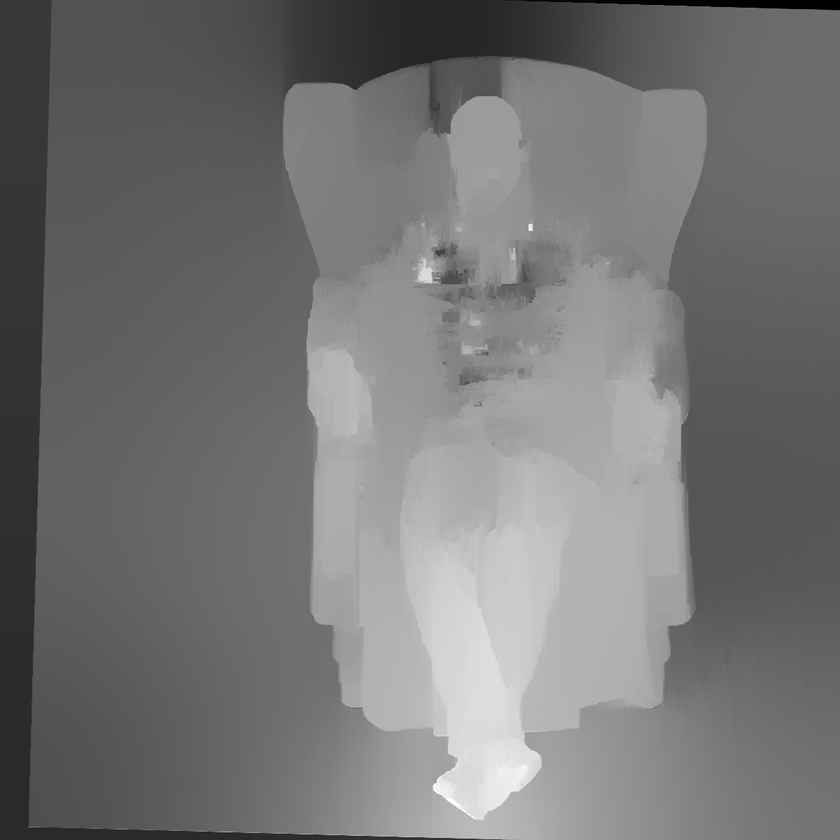
#> input picture Visao_Estereo/data/FurukawaPonce/disparidade.pgm, 840 x 840 px, shrunk from 1200 x 1200 before the run, found by its file name
$ python color.py
#> lines starting #> are read from the running program, lines starting #| are printed output that depends on the picture
# Autores: Matheus Teixeira de Sousa (teixeira.sousa@aluno.unb.br)
#          João Luiz Machado Júnior (180137158@aluno.unb.br)
# Disciplina: Princípios de Visão Computacional - turma A

import cv2 as cv
import matplotlib.pyplot as plt
import os.path

base = os.path.abspath(os.path.dirname(__file__))
if os.name == 'nt':
    base_new = base.replace('\\f_aux', '')
else:
    base_new = base.replace('/f_aux', '')

# Define o vetor da imagem e dos caminhos para a imagem
image = 'disparidade.pgm'
data = [os.path.join(base_new, 'data', 'Middlebury', 'Jadeplant-perfect'),
        os.path.join(base_new, 'data', 'Middlebury', 'Playtable-perfect')]

for i in range(len(data)):
    img = cv.imread(os.path.join(data[i], image), cv.IMREAD_UNCHANGED)
#> img is the input picture: shape (840, 840); min 0, max 255, mean 117.3

    # Mostra imagem de disparidades com mapa de cores, padrão "jet"
    plt.imshow(img, cmap='jet')
    plt.colorbar()
    plt.axis('off')
    plt.show()
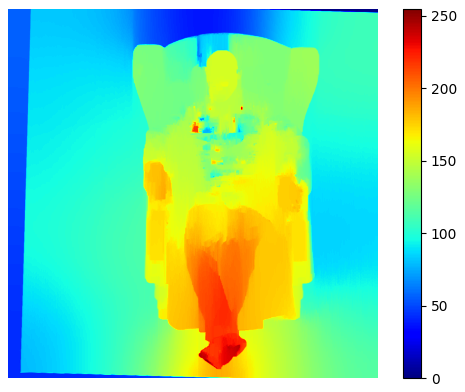
#> figure drawn by matplotlib, 2 panels
